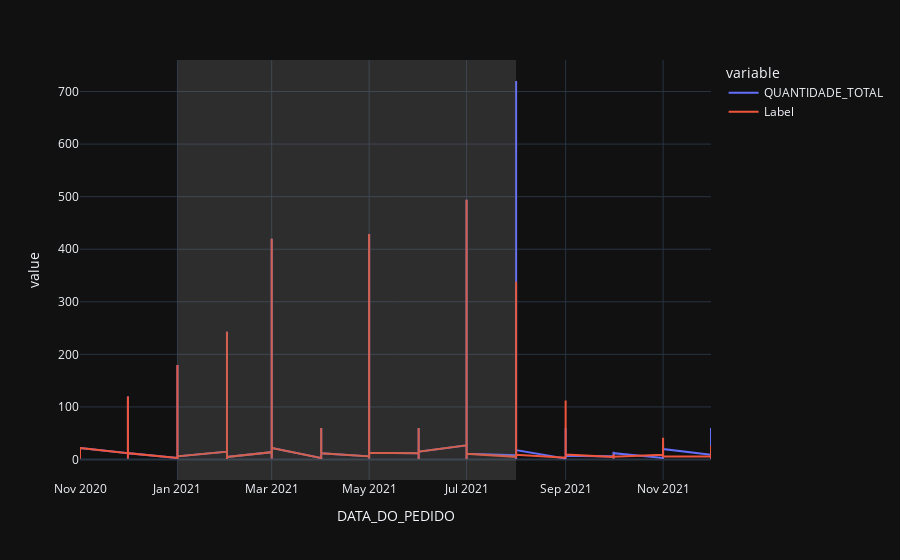

Notebook code for this chart:
### Code cell
# generate predictions on the original dataset
predictions = predict_model(best, data=controle)
# add a date column in the dataset
# predictions['DATA'] = pd.date_range(start='2021-01-01', end = '2021-08-01', freq = 'MS')
# line plot
fig = px.line(predictions, x='DATA_DO_PEDIDO', y=["QUANTIDADE_TOTAL", "Label"], template = 'plotly_dark')
# add a vertical rectange for test-set separation
fig.add_vrect(x0="2021-01-01", x1='2021-08-01', fillcolor="grey", opacity=0.25, line_width=0)
fig.show()

### Figure 1 — Plotly figure (JSON) as saved in the notebook; plotly's stock layout.template omitted (floating-point values rounded to 4 significant figures; data arrays with more than 128 entries replaced by an {"elided": "..."} marker saying what was removed)
{"data": [{"hovertemplate": "variable=QUANTIDADE_TOTAL<br>DATA_DO_PEDIDO=%{x}<br>value=%{y}<extra></extra>", "legendgroup": "QUANTIDADE_TOTAL", "line": {"color": "#636efa", "dash": "solid"}, "marker": {"symbol": "circle"}, "mode": "lines", "name": "QUANTIDADE_TOTAL", "orientation": "v", "showlegend": true, "type": "scatter", "x": {"elided": "493 str values"}, "xaxis": "x", "y": {"elided": "493 int values"}, "yaxis": "y"}, {"hovertemplate": "variable=Label<br>DATA_DO_PEDIDO=%{x}<br>value=%{y}<extra></extra>", "legendgroup": "Label", "line": {"color": "#EF553B", "dash": "solid"}, "marker": {"symbol": "circle"}, "mode": "lines", "name": "Label", "orientation": "v", "showlegend": true, "type": "scatter", "x": {"elided": "493 str values"}, "xaxis": "x", "y": {"elided": "493 float values"}, "yaxis": "y"}], "layout": {"legend": {"title": {"text": "variable"}, "tracegroupgap": 0}, "margin": {"t": 60}, "shapes": [{"fillcolor": "grey", "line": {"width": 0}, "opacity": 0.25, "type": "rect", "x0": "2021-01-01", "x1": "2021-08-01", "xref": "x", "y0": 0, "y1": 1, "yref": "y domain"}], "xaxis": {"anchor": "y", "domain": [0, 1], "title": {"text": "DATA_DO_PEDIDO"}}, "yaxis": {"anchor": "x", "domain": [0, 1], "title": {"text": "value"}}}}
